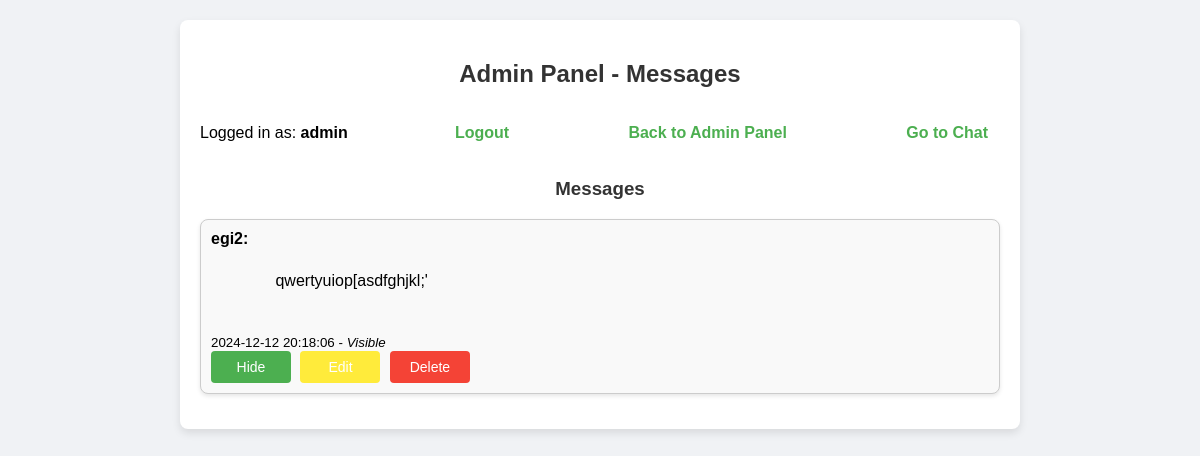
Screenshot of /admin-messages (signed in) with the database file from the repository.
### models.py (models this page shows)
class Message(db.Model):
    __tablename__ = 'messages'
    id = db.Column(db.Integer, primary_key=True)
    user_id = db.Column(db.Integer, db.ForeignKey('users.id'), nullable=False)
    content = db.Column(db.Text, nullable=False)
    timestamp = db.Column(db.DateTime, default=datetime.utcnow)
    visible = db.Column(db.Boolean, default=True)
    user = db.relationship('User', backref=db.backref('messages', lazy=True))

class User(db.Model):
    __tablename__ = 'users'
    id = db.Column(db.Integer, primary_key=True)
    username = db.Column(db.String(150), unique=True, nullable=False)
    password = db.Column(db.String(150), nullable=False)

### app.py (the view, shortened to what this page needs)
@app.route('/admin-messages', methods=['GET', 'POST'])
def admin_messages():
    if not session.get('is_admin'):
        flash('Access denied.', 'danger')
        return redirect(url_for('login'))
    messages = Message.query.order_by(Message.id.desc()).all()
    return render_template('admin_messages.html', messages=messages)

### templates/admin_messages.html (shortened to what this page needs)
{% extends "base.html" %}
{% block content %}
  <h2>Admin Panel - Messages</h2>
  <div class="header">
    <p>Logged in as: <strong>{{ session.get('username') }}</strong></p>
    <a href="{{ url_for('logout') }}" class="logout-button">Logout</a>
    <a href="{{ url_for('admin_panel') }}">Back to Admin Panel</a>
    <a href="{{ url_for('chat') }}" class="button-chat">Go to Chat</a>
  </div>
  <h3>Messages</h3>
  {% for message in messages %}
    <div class="message">
      <strong>{{ message.user.username }}:</strong>
      {% if message.id == (request.args.get('edit_id') | int) %}
        <form method="POST" action="{{ url_for('admin_messages') }}">
          <input type="hidden" name="message_id" value="{{ message.id }}">
          <textarea name="new_content" rows="5" cols="60">{{ message.content }}</textarea>
          <button type="submit" name="action" value="save_edit">Save</button>
          <a href="{{ url_for('admin_messages') }}">Cancel</a>
        </form>
      {% else %}
        <div class="message-content">
          {{ message.content }}
        </div>
        <br><small>{{ message.timestamp.strftime('%Y-%m-%d %H:%M:%S') }} -
        <em>{{ 'Visible' if message.visible else 'Hidden' }}</em></small>
        <div class="button-group">
          <form method="POST" style="display: inline;">
            <button type="submit" name="action" value="toggle_visibility" class="button-toggle">
              {{ 'Hide' if message.visible else 'Show' }}
            </button>
            <a href="{{ url_for('admin_messages', edit_id=message.id) }}" class="button-edit">Edit</a>
            <button type="submit" name="action" value="delete" class="button-delete">Delete</button>
          </form>
        </div>
      {% endif %}
    </div>
  {% endfor %}
{% endblock %}

### static/style.css (style rules this page uses)
body { font-family: Arial, sans-serif; background-color: #f0f2f5; margin: 0; padding: 0; }
h1, h2, h3 { color: #333333; text-align: center; }
.header { display: flex; justify-content: space-between; align-items: center; margin-bottom: 20px; }
.header a { color: #4CAF50; text-decoration: none; font-weight: bold; padding: 8px 12px; border-radius: 4px; transition: background-color 0.3s; }
form { display: flex; flex-direction: column; gap: 15px; }
input[type="text"], input[type="password"], textarea, input[type="submit"], button { padding: 10px; font-size: 16px; border: 1px solid #ccc; border-radius: 4px; width: 100%; box-sizing: border-box; }
input[type="submit"], button { background-color: #4CAF50; color: white; cursor: pointer; border: none; transition: background-color 0.3s; }
.button-group { display: flex; gap: 5px; align-items: center; }
.button-group button, .button-group .button-edit, .button-group .button-delete, .button-group .button-toggle { padding: 8px; font-size: 14px; border-radius: 4px; cursor: pointer; text-align: center; border: none; width: 80px; box-sizing: border-box; }
.button-edit { background-color: #ffeb3b; color: #333333; }
.button-delete { background-color: #f44336; color: #ffffff; }
.button-toggle { background-color: #4CAF50; color: #ffffff; }
.message { margin-bottom: 15px; padding: 10px; border: 1px solid #ccc; border-radius: 8px; background-color: #f9f9f9; box-shadow: 0 2px 4px rgba(0, 0, 0, 0.1); }
.message-content { margin: 0; padding-left: 20px; white-space: pre-wrap; word-wrap: break-word; line-height: 1.4; word-break: break-word; overflow-wrap: break-word; }
a.button-edit, a.button-cancel { display: inline-block; padding: 8px 12px; font-size: 14px; border-radius: 4px; color: white; text-decoration: none; margin: 0 5px; }

### rows the page displays
Message: user.username "egi2", content "qwertyuiop[asdfghjkl;'", timestamp "2024-12-12 20:18:06", visible "Visible", visible "Hide"

### other values shown
{{ session.get('username') }} "admin"
